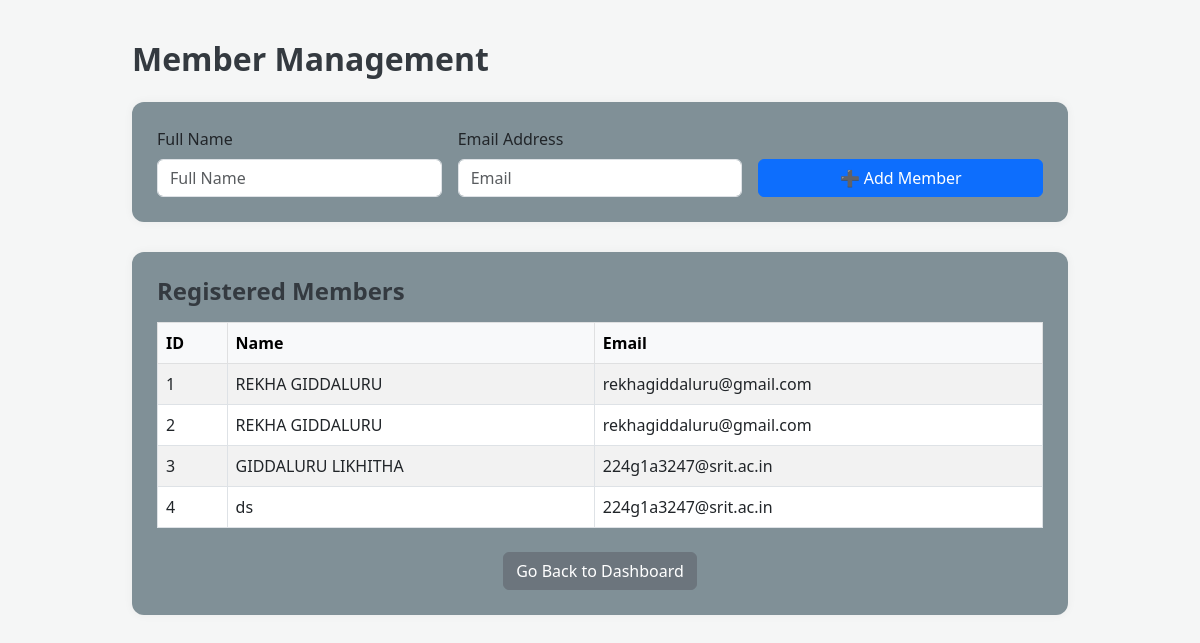
/members, run on the app's committed database.
### tables this page shows
CREATE TABLE members (
            id INTEGER PRIMARY KEY AUTOINCREMENT,
            name TEXT, email TEXT
        );

### app.py (the view)
@app.route('/members')
def members():
    with sqlite3.connect('database.db') as conn:
        members = conn.execute("SELECT * FROM members").fetchall()
    return render_template('members.html', members=members)

### templates/members.html (shortened to what this page needs)
<!DOCTYPE html>
<html>
<head>
    <link rel="stylesheet" href="https://cdn.jsdelivr.net/npm/bootstrap@5.3.0/dist/css/bootstrap.min.css">
</head>
<body>
<div class="container">
    <h2 class="mb-4"> Member Management</h2>
    <div class="section-card">
        <form method="POST" action="/add_member" class="row g-3 align-items-end">
            <div class="col-md-4">
                <label class="form-label">Full Name</label>
                <input type="text" name="name" class="form-control" placeholder="Full Name" required>
            </div>
            <div class="col-md-4">
                <label class="form-label">Email Address</label>
                <input type="email" name="email" class="form-control" placeholder="Email" required>
            </div>
            <div class="col-md-4 d-grid">
                <button type="submit" class="btn btn-primary">➕ Add Member</button>
            </div>
        </form>
    </div>
    <div class="section-card">
        <h4 class="mb-3"> Registered Members</h4>
        <div class="table-responsive">
            <table class="table table-bordered table-striped align-middle">
                <thead class="table-light">
                    <tr>
                        <th>ID</th>
                        <th>Name</th>
                        <th>Email</th>
                    </tr>
                </thead>
                <tbody>
                    {% for member in members %}
                    <tr>
                        <td>{{ member[0] }}</td>
                        <td>{{ member[1] }}</td>
                        <td>{{ member[2] }}</td>
                    </tr>
                    {% endfor %}
                </tbody>
            </table>
            <div class="mt-4 text-center">
                <a href="{{ url_for('dashboard') }}" class="btn btn-secondary"> Go Back to Dashboard</a>
            </div>
        </div>
    </div>
</div>
</body>
</html>

### templates/members.html (style rules this page uses)
body { background-color: #f5f6f6; }
.container { max-width: 960px; padding-top: 40px; }
.section-card { background-color: #809097; padding: 25px; border-radius: 12px; box-shadow: 0 0 10px rgba(0,0,0,0.05); margin-bottom: 30px; }
h2, h4 { font-weight: 600; color: #343a40; }

### data on the page
members: id "1", name "REKHA GIDDALURU", email "rekhagiddaluru@gmail.com"
members: id "2", name "REKHA GIDDALURU", email "rekhagiddaluru@gmail.com"
members: id "3", name "GIDDALURU LIKHITHA", email "224g1a3247@srit.ac.in"
members: id "4", name "ds", email "224g1a3247@srit.ac.in"
